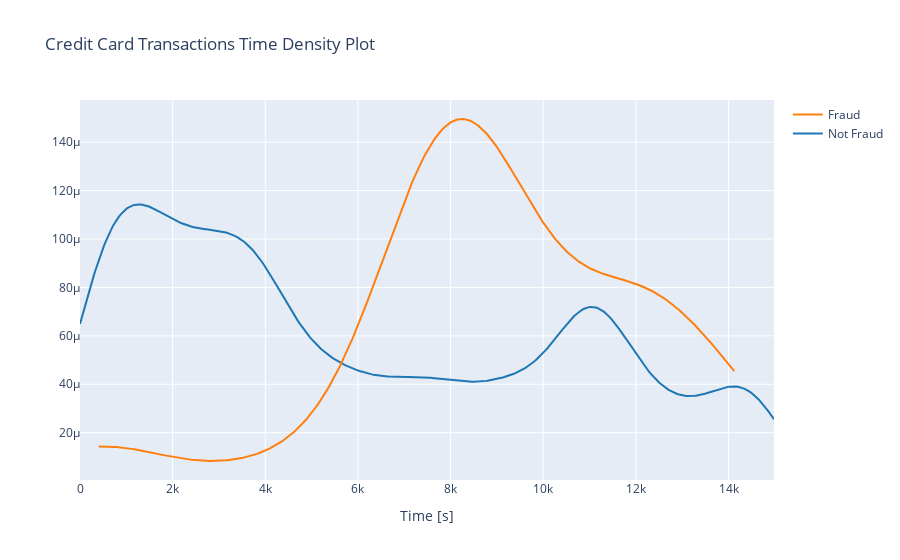

The cell this chart's notebook holds for it:
### Code cell
class_0 = data_df.loc[data_df['Class'] == 0]["Time"]
class_1 = data_df.loc[data_df['Class'] == 1]["Time"]
plt.figure(figsize = (14,4))
plt.title('Credit Card Transactions Time Density Plot')
sns.set_color_codes("pastel")
sns.distplot(class_0,kde=True,bins=480)
sns.distplot(class_1,kde=True,bins=480)
plt.show()
hist_data = [class_0, class_1]
group_labels = ['Not Fraud', 'Fraud']

fig = ff.create_distplot(hist_data, group_labels, show_hist=False, show_rug=False)
fig['layout'].update(title='Credit Card Transactions Time Density Plot', xaxis=dict(title='Time [s]'))
iplot(fig, filename='dist_only')

### Figure 1 — Plotly figure (JSON) as saved in the notebook; plotly's stock layout.template omitted (floating-point values rounded to 4 significant figures; data arrays with more than 128 entries replaced by an {"elided": "..."} marker saying what was removed)
{"data": [{"legendgroup": "Not Fraud", "marker": {"color": "rgb(31, 119, 180)"}, "mode": "lines", "name": "Not Fraud", "showlegend": true, "type": "scatter", "x": {"elided": "500 float values"}, "xaxis": "x", "y": {"elided": "500 float values"}, "yaxis": "y"}, {"legendgroup": "Fraud", "marker": {"color": "rgb(255, 127, 14)"}, "mode": "lines", "name": "Fraud", "showlegend": true, "type": "scatter", "x": {"elided": "500 float values"}, "xaxis": "x", "y": {"elided": "500 float values"}, "yaxis": "y"}], "layout": {"barmode": "overlay", "hovermode": "closest", "legend": {"traceorder": "reversed"}, "title": {"text": "Credit Card Transactions Time Density Plot"}, "xaxis": {"anchor": "y2", "domain": [0, 1], "title": {"text": "Time [s]"}, "zeroline": false}, "yaxis": {"anchor": "free", "domain": [0, 1], "position": 0}}}
